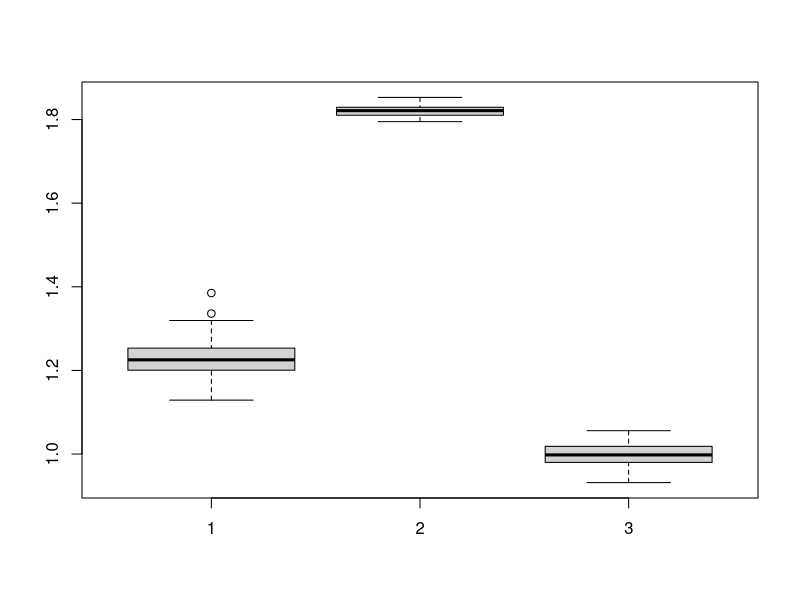
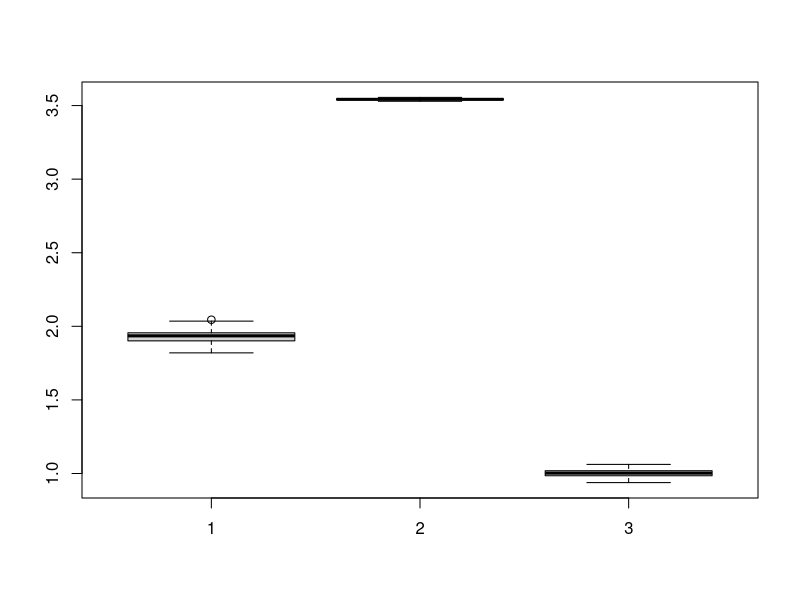

These charts were generated, in order, by the following R code:
sdDiff <- function(x, method = 'HALL')
{
  if(is.numeric(x) == FALSE || length(x) < 2){stop('x is not a numeric vector of length > 1')}
  if(method == "HALL")
  {
    n = length(x)
    wei <- c(0.1942, 0.2809, 0.3832, -0.8582)
    mat <- wei %*% t(x)
    mat[2, -n] = mat[2, -1]
    mat[3, -c(n-1, n)] = mat[3, -c(1, 2)]
    mat[4, -c(n-2, n-1, n)] = mat[4, -c(1, 2, 3)]
    return(sqrt(sum(apply(mat[, -c(n-2, n-1, n)], 2, sum)^2) / (n-3)))
  }
  if(method == "MAD")
  {
    return(mad(diff(x)/sqrt(2)))
  }
  return(NULL)
}

####

estim_sigma <- function(signal, sigma, p)
{
  d0 <- 0.1942
  d1 <- 0.2809
  d2 <- 0.3832
  d3 <- -0.8582
  corrector <- sqrt(d3^2 + (d2-d3)^2 + (d1-d2)^2 + (d0-d1)^2 + d0^2)
  
  sdMad <- NULL
  sdHall <- NULL
  sdHallDiff <- NULL

  n <- length(signal)
  for(i in 1:p)
  {
    y <- signal + rnorm(n,0,sigma)
    sdMad <- c(sdMad,sdDiff(y,method = "MAD"))
    sdHall <- c(sdHall,sdDiff(y,method = "HALL"))
    sdHallDiff <- c(sdHallDiff,sdDiff(diff(y),method = "HALL")/corrector)
  }

  response <- list(sdMad = sdMad, sdHall = sdHall, sdHallDiff = sdHallDiff)
  return(response)
}



###############

sigma <- 1

n <- 333
signal1 <- c(seq(from = 0, to = n, length.out = n), seq(from = n, to = 0, length.out = n),  seq(from = 0, to = n, length.out = n))
signal2 <- n*cos(3*pi/(3*n)*0:(3*n-1))
p <- 100

#estimation
res1 <- estim_sigma(signal1, sigma, p)
res2 <- estim_sigma(signal2, sigma, p)

#results
mean(res1$sdMad)
mean(res1$sdHall)
mean(res1$sdHallDiff)
sd(res1$sdMad)
sd(res1$sdHall)
sd(res1$sdHallDiff)

mean(res2$sdMad)
mean(res2$sdHall)
mean(res2$sdHallDiff)
sd(res2$sdMad)
sd(res2$sdHall)
sd(res2$sdHallDiff)

boxplot(res1$sdMad, res1$sdHall, res1$sdHallDiff)
boxplot(res2$sdMad, res2$sdHall, res2$sdHallDiff)
